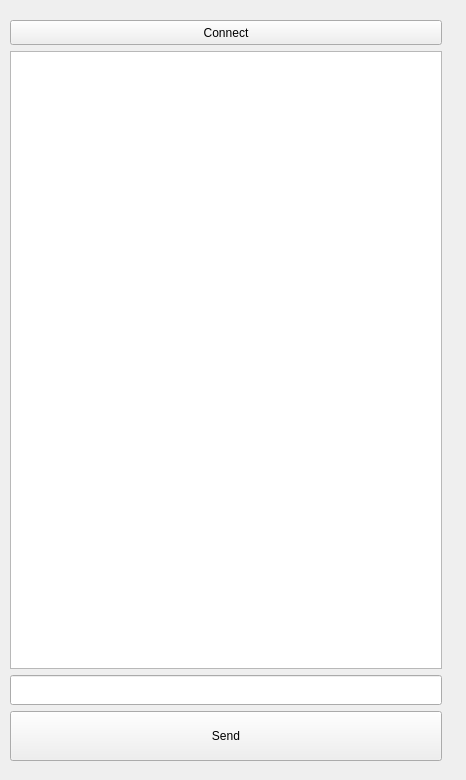
         <widget class="QWidget" name="tab">
          <attribute name="title">
           <string>Chat</string>
          </attribute>
          <widget class="QWidget" name="verticalLayoutWidget_6">
           <property name="geometry">
            <rect>
             <x>0</x>
             <y>10</y>
             <width>457</width>
             <height>761</height>
            </rect>
           </property>
           <layout class="QVBoxLayout" name="verticalLayout_8">
            <property name="leftMargin">
             <number>10</number>
            </property>
            <property name="topMargin">
             <number>10</number>
            </property>
            <property name="rightMargin">
             <number>15</number>
            </property>
            <property name="bottomMargin">
             <number>10</number>
            </property>
            <item>
             <widget class="QPushButton" name="pushButton_chat_connection">
              <property name="minimumSize">
               <size>
                <width>0</width>
                <height>25</height>
               </size>
              </property>
              <property name="maximumSize">
               <size>
                <width>16777215</width>
                <height>25</height>
               </size>
              </property>
              <property name="styleSheet">
               <string notr="true"/>
              </property>
              <property name="text">
               <string>Connect</string>
              </property>
             </widget>
            </item>
            <item>
             <widget class="QTableWidget" name="listWidget_chat_in">
              <property name="styleSheet">
               <string notr="true"/>
              </property>
              <property name="alternatingRowColors">
               <bool>true</bool>
              </property>
              <property name="selectionMode">
               <enum>QAbstractItemView::SingleSelection</enum>
              </property>
              <property name="iconSize">
               <size>
                <width>20</width>
                <height>20</height>
               </size>
              </property>
              <property name="showGrid">
               <bool>true</bool>
              </property>
              <property name="sortingEnabled">
               <bool>false</bool>
              </property>
              <property name="wordWrap">
               <bool>true</bool>
              </property>
              <property name="cornerButtonEnabled">
               <bool>true</bool>
              </property>
              <attribute name="horizontalHeaderVisible">
               <bool>false</bool>
              </attribute>
              <attribute name="horizontalHeaderCascadingSectionResizes">
               <bool>true</bool>
              </attribute>
              <attribute name="horizontalHeaderDefaultSectionSize">
               <number>430</number>
              </attribute>
              <attribute name="horizontalHeaderHighlightSections">
               <bool>true</bool>
              </attribute>
              <attribute name="horizontalHeaderMinimumSectionSize">
               <number>430</number>
              </attribute>
              <attribute name="horizontalHeaderShowSortIndicator" stdset="0">
               <bool>false</bool>
              </attribute>
              <attribute name="horizontalHeaderStretchLastSection">
               <bool>false</bool>
              </attribute>
              <attribute name="verticalHeaderVisible">
               <bool>false</bool>
              </attribute>
              <attribute name="verticalHeaderCascadingSectionResizes">
               <bool>true</bool>
              </attribute>
              <attribute name="verticalHeaderDefaultSectionSize">
               <number>30</number>
              </attribute>
              <attribute name="verticalHeaderMinimumSectionSize">
               <number>30</number>
              </attribute>
              <column>
               <property name="text">
                <string>Messages</string>
               </property>
              </column>
             </widget>
            </item>
            <item>
             <widget class="QLineEdit" name="textEdit_chat_out">
              <property name="minimumSize">
               <size>
                <width>0</width>
                <height>30</height>
               </size>
              </property>
              <property name="maximumSize">
               <size>
                <width>16777215</width>
                <height>50</height>
               </size>
              </property>
              <property name="styleSheet">
               <string notr="true"/>
              </property>
             </widget>
            </item>
            <item>
             <widget class="QPushButton" name="pushButton_chat_send">
              <property name="minimumSize">
               <size>
                <width>0</width>
                <height>50</height>
               </size>
              </property>
              <property name="maximumSize">
               <size>
                <width>16777215</width>
                <height>50</height>
               </size>
              </property>
              <property name="styleSheet">
               <string notr="true"/>
              </property>
              <property name="text">
               <string>Send</string>
              </property>
             </widget>
            </item>
           </layout>
          </widget>
         </widget>
